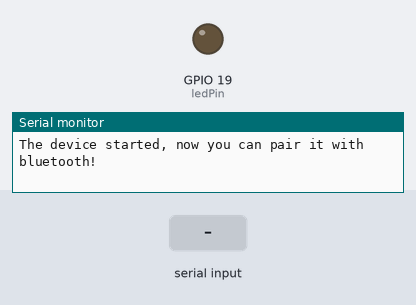
The sketch below on a simulated ESP32. Shown: output pins drawn as LEDs (lit = HIGH), the last lines printed to the serial monitor. Inputs (shaded band) come from the test bench. Nothing arrives over Bluetooth unless stated.

Above: at 1.2 s.
1.3 s: "led_on\n" received over the second serial link
At 2.5 s:
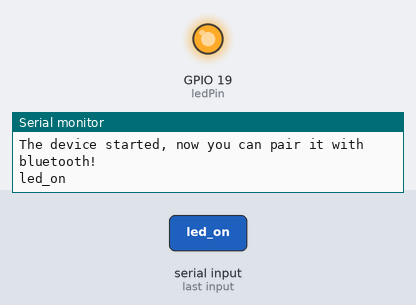
2.9 s: "led_off\n" received over the second serial link
At 3.6 s:
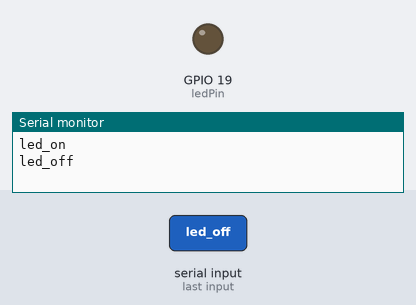
Timing chart, 0 to 5.9 s (numbered marks = the images above; inputs shaded):
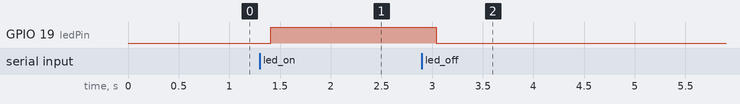

Measured:
- after the input at 1.3 s, GPIO 19 (ledPin): LOW → HIGH after 0.11 s
- after the input at 2.9 s, GPIO 19 (ledPin): HIGH → LOW after 0.14 s

The sketch:

Classic.ino
```cpp
#include "BluetoothSerial.h"

#include <Wire.h>
#include <SPI.h>
#include <Adafruit_BMP280.h>

Adafruit_BMP280 bmp; // I2C

const int ledPin = 19;    // the number of the LED pin
int buttonState = 0;  // variable for reading the pushbutton status

#if !defined(CONFIG_BT_ENABLED) || !defined(CONFIG_BLUEDROID_ENABLED)
#error Bluetooth is not enabled! Please run `make menuconfig` to and enable it
#endif

BluetoothSerial SerialBT;

// Handle received and sent messages
String message = "";
char incomingChar;
String temperatureString = "";

void setup() {
  Serial.begin(115200);
  pinMode(ledPin, OUTPUT);

  while ( !Serial ) delay(100);   // wait for native usb
  unsigned status;
  status = bmp.begin(0x76);
  if (!status) {
    Serial.println(F("Could not find a valid BMP280 sensor, check wiring or "
                      "try a different address!"));
    Serial.print("SensorID was: 0x"); Serial.println(bmp.sensorID(),16);
    Serial.print("        ID of 0xFF probably means a bad address, a BMP 180 or BMP 085\n");
    Serial.print("   ID of 0x56-0x58 represents a BMP 280,\n");
    Serial.print("        ID of 0x60 represents a BME 280.\n");
    Serial.print("        ID of 0x61 represents a BME 680.\n");
    while (1) delay(10);
  }

  /* Default settings from datasheet. */
  bmp.setSampling(Adafruit_BMP280::MODE_NORMAL,     /* Operating Mode. */
                  Adafruit_BMP280::SAMPLING_X2,     /* Temp. oversampling */
                  Adafruit_BMP280::SAMPLING_X16,    /* Pressure oversampling */
                  Adafruit_BMP280::FILTER_X16,      /* Filtering. */
                  Adafruit_BMP280::STANDBY_MS_500); /* Standby time. */

  SerialBT.begin("II2260"); //Bluetooth device name
  Serial.println("The device started, now you can pair it with bluetooth!");
}

void loop() {
  // Read received messages (LED control command)
  if (SerialBT.available()){
    char incomingChar = SerialBT.read();
    if (incomingChar != '\n'){
      message += String(incomingChar);
    }
    else{
      message = "";
    }
    Serial.write(incomingChar);
  }

  // Check received message and control output accordingly
  if (message == "led_on"){
    digitalWrite(ledPin, HIGH);
    SerialBT.println("LED turned on!");
  }
  else if (message == "led_off"){
    digitalWrite(ledPin, LOW);
    SerialBT.println("LED turned off!");
  }
  else if (message == "request_temperature"){
    SerialBT.print(F("Temperature = "));
    SerialBT.print(bmp.readTemperature());
    SerialBT.println(" *C");
  }
  else if (message == "request_pressure"){
    SerialBT.print(F("Pressure = "));
    SerialBT.print(bmp.readPressure());
    SerialBT.println(" Pa");
  }
  delay(20);
}
```
